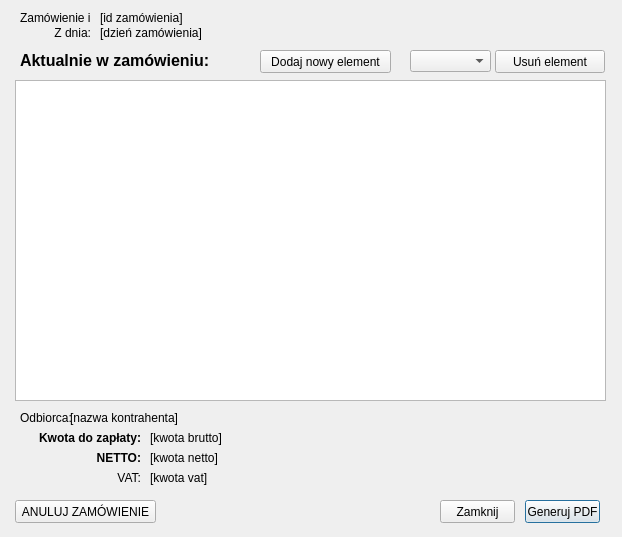
<?xml version="1.0" encoding="UTF-8"?>
<ui version="4.0">
 <class>salesCreate</class>
 <widget class="QDialog" name="salesCreate">
  <property name="geometry">
   <rect>
    <x>0</x>
    <y>0</y>
    <width>622</width>
    <height>537</height>
   </rect>
  </property>
  <property name="windowTitle">
   <string>Tworzenie zamówienia</string>
  </property>
  <widget class="QLabel" name="label">
   <property name="geometry">
    <rect>
     <x>20</x>
     <y>50</y>
     <width>221</width>
     <height>21</height>
    </rect>
   </property>
   <property name="text">
    <string>&lt;html&gt;&lt;head/&gt;&lt;body&gt;&lt;p&gt;&lt;span style=&quot; font-size:12pt; font-weight:600;&quot;&gt;Aktualnie w zamówieniu:&lt;/span&gt;&lt;/p&gt;&lt;/body&gt;&lt;/html&gt;</string>
   </property>
  </widget>
  <widget class="QPushButton" name="button_print">
   <property name="enabled">
    <bool>true</bool>
   </property>
   <property name="geometry">
    <rect>
     <x>525</x>
     <y>500</y>
     <width>75</width>
     <height>23</height>
    </rect>
   </property>
   <property name="text">
    <string>Generuj PDF</string>
   </property>
  </widget>
  <widget class="QPushButton" name="button_quit">
   <property name="geometry">
    <rect>
     <x>440</x>
     <y>500</y>
     <width>75</width>
     <height>23</height>
    </rect>
   </property>
   <property name="text">
    <string>Zamknij</string>
   </property>
  </widget>
  <widget class="QLabel" name="label_2">
   <property name="geometry">
    <rect>
     <x>20</x>
     <y>10</y>
     <width>71</width>
     <height>16</height>
    </rect>
   </property>
   <property name="text">
    <string>&lt;html&gt;&lt;head/&gt;&lt;body&gt;&lt;p align=&quot;right&quot;&gt;Zamówienie id:&lt;/p&gt;&lt;/body&gt;&lt;/html&gt;</string>
   </property>
  </widget>
  <widget class="QLabel" name="output_id">
   <property name="geometry">
    <rect>
     <x>100</x>
     <y>10</y>
     <width>501</width>
     <height>16</height>
    </rect>
   </property>
   <property name="text">
    <string>[id zamówienia]</string>
   </property>
  </widget>
  <widget class="QLabel" name="label_4">
   <property name="geometry">
    <rect>
     <x>20</x>
     <y>25</y>
     <width>71</width>
     <height>16</height>
    </rect>
   </property>
   <property name="text">
    <string>&lt;html&gt;&lt;head/&gt;&lt;body&gt;&lt;p align=&quot;right&quot;&gt;Z dnia:&lt;/p&gt;&lt;/body&gt;&lt;/html&gt;</string>
   </property>
  </widget>
  <widget class="QLabel" name="output_date">
   <property name="geometry">
    <rect>
     <x>100</x>
     <y>25</y>
     <width>501</width>
     <height>16</height>
    </rect>
   </property>
   <property name="text">
    <string>[dzień zamówienia]</string>
   </property>
  </widget>
  <widget class="QLabel" name="label_3">
   <property name="geometry">
    <rect>
     <x>20</x>
     <y>410</y>
     <width>51</width>
     <height>16</height>
    </rect>
   </property>
   <property name="text">
    <string>Odbiorca:</string>
   </property>
  </widget>
  <widget class="QLabel" name="output_client">
   <property name="geometry">
    <rect>
     <x>70</x>
     <y>410</y>
     <width>531</width>
     <height>16</height>
    </rect>
   </property>
   <property name="text">
    <string>[nazwa kontrahenta]</string>
   </property>
  </widget>
  <widget class="QLabel" name="label_6">
   <property name="geometry">
    <rect>
     <x>20</x>
     <y>430</y>
     <width>121</width>
     <height>16</height>
    </rect>
   </property>
   <property name="text">
    <string>&lt;html&gt;&lt;head/&gt;&lt;body&gt;&lt;p align=&quot;right&quot;&gt;&lt;span style=&quot; font-weight:600;&quot;&gt;Kwota do zapłaty:&lt;/span&gt;&lt;/p&gt;&lt;/body&gt;&lt;/html&gt;</string>
   </property>
  </widget>
  <widget class="QLabel" name="label_7">
   <property name="geometry">
    <rect>
     <x>20</x>
     <y>470</y>
     <width>121</width>
     <height>16</height>
    </rect>
   </property>
   <property name="text">
    <string>&lt;html&gt;&lt;head/&gt;&lt;body&gt;&lt;p align=&quot;right&quot;&gt;VAT:&lt;/p&gt;&lt;/body&gt;&lt;/html&gt;</string>
   </property>
  </widget>
  <widget class="QLabel" name="output_gross">
   <property name="geometry">
    <rect>
     <x>150</x>
     <y>430</y>
     <width>461</width>
     <height>16</height>
    </rect>
   </property>
   <property name="text">
    <string>[kwota brutto]</string>
   </property>
  </widget>
  <widget class="QLabel" name="output_tax">
   <property name="geometry">
    <rect>
     <x>150</x>
     <y>470</y>
     <width>461</width>
     <height>16</height>
    </rect>
   </property>
   <property name="text">
    <string>[kwota vat]</string>
   </property>
  </widget>
  <widget class="QLabel" name="output_net">
   <property name="geometry">
    <rect>
     <x>150</x>
     <y>450</y>
     <width>461</width>
     <height>16</height>
    </rect>
   </property>
   <property name="text">
    <string>[kwota netto]</string>
   </property>
  </widget>
  <widget class="QLabel" name="label_11">
   <property name="geometry">
    <rect>
     <x>20</x>
     <y>450</y>
     <width>121</width>
     <height>16</height>
    </rect>
   </property>
   <property name="text">
    <string>&lt;html&gt;&lt;head/&gt;&lt;body&gt;&lt;p align=&quot;right&quot;&gt;&lt;span style=&quot; font-weight:600;&quot;&gt;NETTO:&lt;/span&gt;&lt;/p&gt;&lt;/body&gt;&lt;/html&gt;</string>
   </property>
  </widget>
  <widget class="QPushButton" name="button_removeElement">
   <property name="geometry">
    <rect>
     <x>495</x>
     <y>50</y>
     <width>110</width>
     <height>23</height>
    </rect>
   </property>
   <property name="text">
    <string>Usuń element</string>
   </property>
  </widget>
  <widget class="QPushButton" name="button_addElement">
   <property name="geometry">
    <rect>
     <x>260</x>
     <y>50</y>
     <width>131</width>
     <height>23</height>
    </rect>
   </property>
   <property name="text">
    <string>Dodaj nowy element</string>
   </property>
  </widget>
  <widget class="QTableView" name="tableView">
   <property name="geometry">
    <rect>
     <x>15</x>
     <y>80</y>
     <width>591</width>
     <height>321</height>
    </rect>
   </property>
   <property name="selectionBehavior">
    <enum>QAbstractItemView::SelectRows</enum>
   </property>
   <attribute name="verticalHeaderVisible">
    <bool>false</bool>
   </attribute>
  </widget>
  <widget class="QPushButton" name="button_cancel">
   <property name="geometry">
    <rect>
     <x>15</x>
     <y>500</y>
     <width>141</width>
     <height>23</height>
    </rect>
   </property>
   <property name="text">
    <string>ANULUJ ZAMÓWIENIE</string>
   </property>
  </widget>
  <widget class="QComboBox" name="comboBox">
   <property name="geometry">
    <rect>
     <x>410</x>
     <y>50</y>
     <width>81</width>
     <height>22</height>
    </rect>
   </property>
  </widget>
 </widget>
 <resources/>
 <connections/>
</ui>
